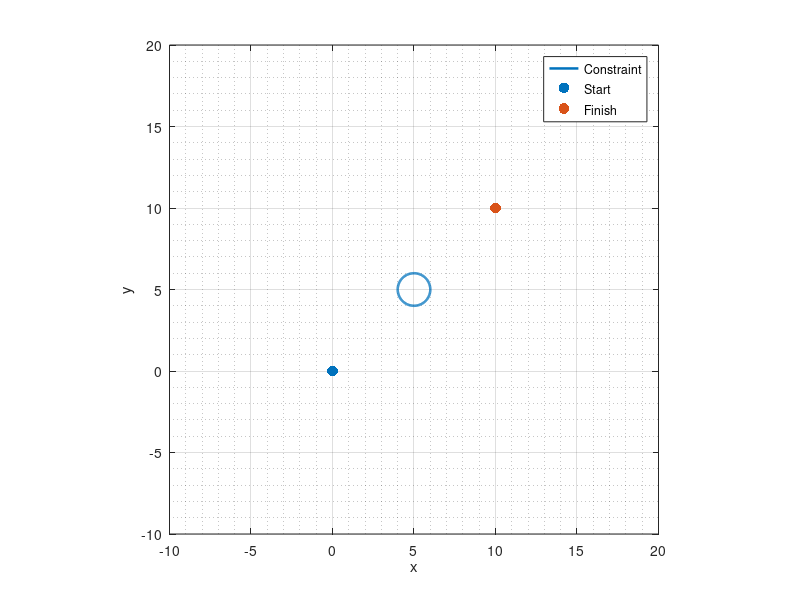

Here is the MATLAB script that generated this plot: (Note: this script raises an error after producing the figure.)
clear
close all
clc

% Data
m = 1;
Cd = 0.35;
t0 = 0;
tf = 10;

pos_i = [0; 0; pi/4];
pos_f = [10; 10; 0];
vel_i = 0;
vel_f = 1;

z_i = [pos_i; vel_i];
z_f = [pos_f; vel_f];


% weight for cost function
R = [20, 0; 0, 20];
Q = 0.05;
% weight for final state
P = diag([100,100,1,1]);
% soft boundary condition
alpha = 10000;
sigma = 10;
r = 1;
xc = 5;
yc = 5;

theta = linspace(0, 2*pi, 200); % più punti per un cerchio più liscio
x_cons = xc + r .* cos(theta);
y_cons = yc + r .* sin(theta);

figure('Position', [100 100 900 700]); % <-- figura più grande (x,y,width,height)
plot(x_cons, y_cons, 'LineWidth', 1.8);
grid on; grid minor;
hold on;
scatter(pos_i(1), pos_i(2), 60, 'filled');
scatter(pos_f(1), pos_f(2), 60, 'filled');

axis equal;

% Limiti più larghi (ad esempio, un margine del 20% rispetto al raggio)
xlim([-10, 20]);
ylim([-10, 20]);

xlabel('x');
ylabel('y');
legend('Constraint', 'Start', 'Finish');



% Time interval
Nsegment = 1000;                      % Number of time intervals considered
Tu = linspace(t0, tf, Nsegment);    % discretize time

%% Iterative Procedure
options = odeset('RelTol', 1e-4, 'AbsTol',[1e-4 1e-4 1e-4 1e-4]);

Nmax = 5000;                        % Maximum number of iterations
u = [1; 0]*ones(1,Nsegment);               % guessed initial control  u = 1
step = 0.00005;                       % speed of control adjustment                      % speed of control adjustment
eps = 1e-2;                         % Exit tollerance condition

for ii = 1:Nmax

    % 1) start with assumed control u and move forward
    [Tz,Z] = ode45(@(t,z) stateEq(t,z,u,Tu,m,Cd), [t0 tf], z_i, options);
    % [Tz,Z] = ode45(@(t,z) stateEq(t,z,u,Tu,m,Cd), Tu, z_i, options);

    % 2) Move backward to get the adjoint vectos trajectory
    Z_tf = Z(end,:).';
    lmb_tf = P*(Z_tf - z_f);

    [Tlmb,lmb] = ode45(@(t,lmb) AdjointEq(t,lmb, Z,Tz, Q, sigma, alpha, xc, yc, r, Cd, m), [t0 tf], lmb_tf, options);
    lmb = flipud(lmb);
    Tlmb = flipud(Tlmb);
    lmb1 = lmb(:,1);
    lmb1 = interp1(Tlmb,lmb1,Tz);
    lmb2 = lmb(:,2);
    lmb2 = interp1(Tlmb,lmb2,Tz);
    lmb3 = lmb(:,3);
    lmb3 = interp1(Tlmb,lmb3,Tz);
    lmb4 = lmb(:,4);
    lmb4 = interp1(Tlmb,lmb4,Tz);

    LMB = [lmb1 lmb2 lmb3 lmb4]';
LMB = interp1(Tz, LMB', Tu, 'linear', 'extrap')';

    dH = dHdu(u, Tu, LMB, Tz, m, R);

    H_Norm = norm(dH, 'fro');
    if H_Norm >= 1e10
        H_Norm = 1e9;
        dH = dH./1e6;
    end

    Z4 = interp1(Tz,Z(:,4),Tu);   % Interploate the state varialbes
    Z3 = interp1(Tz,Z(:,3),Tu);   % Interploate the state varialbes
    Z2 = interp1(Tz,Z(:,2),Tu);   % Interploate the state varialbes
    Z1 = interp1(Tz,Z(:,1),Tu);


    soft_bound = @(Z1, Z2) alpha*exp((r^2 - (Z1-xc)^2 -(Z2-yc)^2)/sigma);
    % J(ii) = 0.5*(Z_tf - z_f).'*P*(Z_tf - z_f);
    % dt = Tz(2) - Tz(1);  % passo costante
    % for k = 1:length(Tz)
    %     J(ii) = J(ii) + dt*(0.5*(u(:,k)'*R*u(:,k)) + Q*Z4(k)^3 + soft_bound(Z1(k),Z2(k)));
    % end

end

% disp(['Final cost: ',num2str(J(ii)),' [-]'])
% disp(' ')
plot(Z1,Z2)